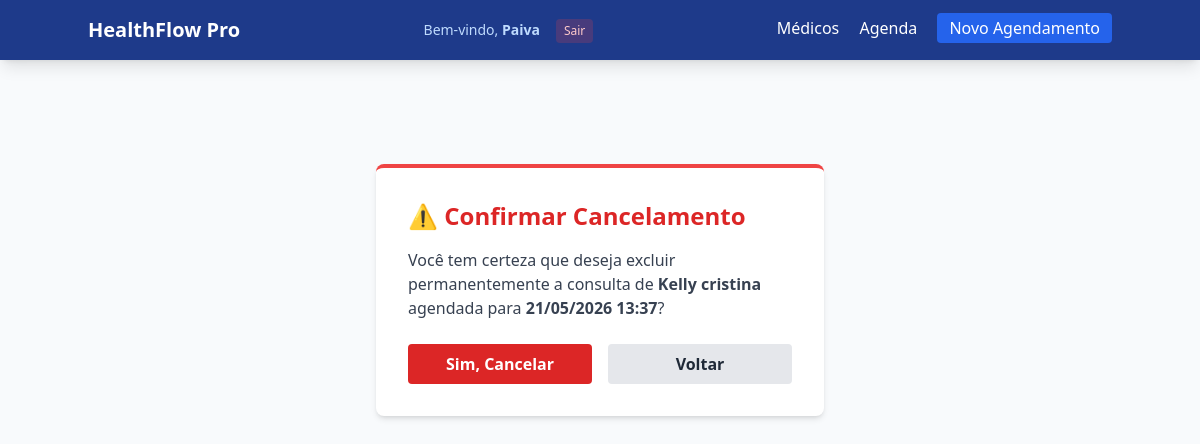
The page /excluir/1/ (signed in) on the database as committed earlier.
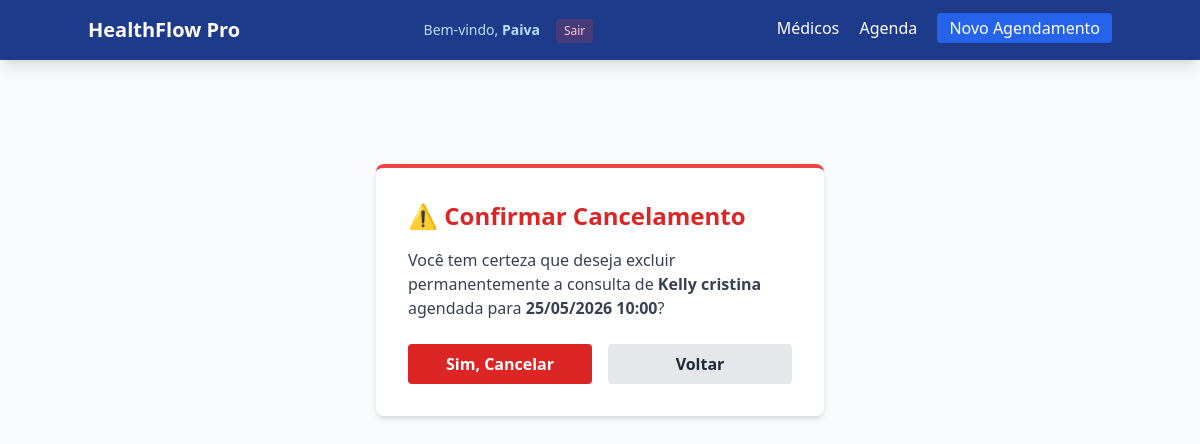
The same page on the database as committed later.
### clinica/models.py (models this page shows, shortened)
class Consulta(models.Model):
    medico = models.ForeignKey(Medico, on_delete=models.CASCADE, related_name='consultas')
    paciente_nome = models.CharField(max_length=200)
    data_hora = models.DateTimeField()
    duracao_minutos = models.PositiveIntegerField(default=30)
    observacoes = models.TextField(blank=True, null=True)
    class Meta:
        ordering = ['data_hora']

### clinica/views.py (the view)
# urls.py: path('excluir/<int:pk>/', views.excluir_consulta, name='excluir_consulta'),
@login_required
def excluir_consulta(request, pk):
    consulta = get_object_or_404(Consulta, pk=pk)
    if request.method == 'POST':
        nome_paciente = consulta.paciente_nome
        consulta.delete()
        messages.success(request, f'Agendamento de {nome_paciente} cancelado com sucesso.')
        return redirect('agenda')
    return render(request, 'clinica/confirmar_exclusao.html', {'consulta': consulta})

### clinica/templates/clinica/confirmar_exclusao.html (shortened to what this page needs)
{% extends 'clinica/base.html' %}
{% block content %}
<div class="max-w-md mx-auto bg-white p-8 rounded-lg shadow-md border-t-4 border-red-500 mt-10">
    <h2 class="text-2xl font-bold mb-4 text-red-600">⚠️ Confirmar Cancelamento</h2>
    <p class="text-gray-700 mb-6">
        Você tem certeza que deseja excluir permanentemente a consulta de
        <strong>{{ consulta.paciente_nome }}</strong> agendada para
        <strong>{{ consulta.data_hora|date:"d/m/Y H:i" }}</strong>?
    </p>
    <form method="post">
        <div class="flex space-x-4">
            <button type="submit" class="flex-1 bg-red-600 text-white py-2 rounded font-semibold hover:bg-red-700 transition">
                Sim, Cancelar
            </button>
            <a href="{% url 'agenda' %}" class="flex-1 text-center bg-gray-200 text-gray-800 py-2 rounded font-semibold hover:bg-gray-300 transition">
                Voltar
            </a>
        </div>
    </form>
</div>
{% endblock %}

Rows that differ between the two databases and show on the page:
changed Consulta "Kelly cristina": data_hora "21/05/2026 13:37" → "25/05/2026 10:00"
